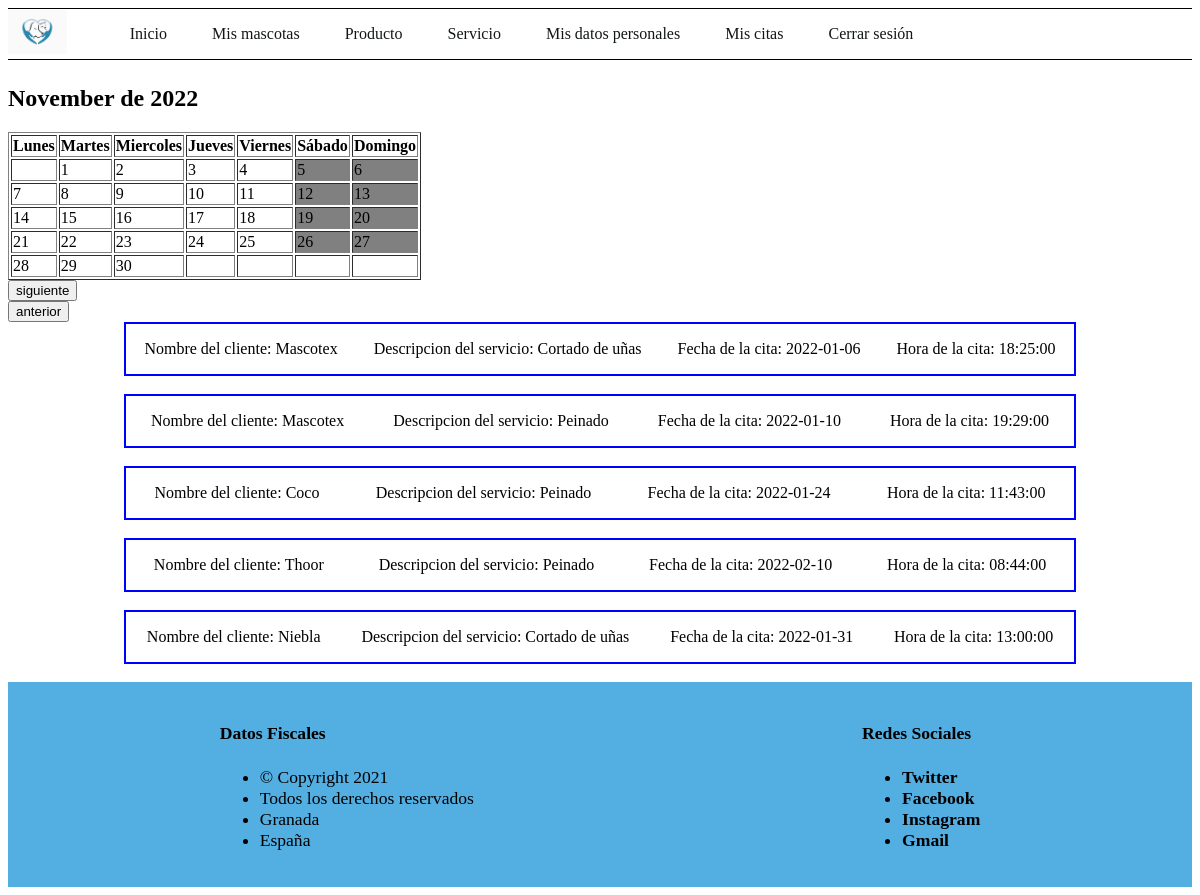
/Molina_Ruiz_Emilio/secciones/citas.php (signed in), run on the app's committed database.
### tables this page shows
CREATE TABLE `citas` (
  `cliente` bigint(20) UNSIGNED NOT NULL,
  `servicio` bigint(20) UNSIGNED NOT NULL,
  `fecha` date NOT NULL,
  `hora` time NOT NULL
);

CREATE TABLE `cliente` (
  `id` bigint(20) UNSIGNED NOT NULL,
  `tipo` varchar(50) NOT NULL,
  `nombre` varchar(50) NOT NULL,
  `edad` int(2) UNSIGNED NOT NULL,
  `dni_dueño` varchar(9) NOT NULL,
  `foto` varchar(200) NOT NULL
);

CREATE TABLE `servicio` (
  `id` bigint(20) UNSIGNED NOT NULL,
  `descripcion` varchar(200) NOT NULL,
  `duracion` int(6) NOT NULL,
  `precio` int(6) UNSIGNED NOT NULL
);

### Molina_Ruiz_Emilio/secciones/citas.php (the view, shortened to what this page needs)
<!DOCTYPE html>
<html lang="en">
<head>
    <link rel="stylesheet" href="../css/style.css">
</head>
<body>
    <header>
    <?php
            require_once("../funciones/funciones.php");
            $cone =conectar();
            echo crear_menu();
        ?>
    </header>
    <main>
    <?php
    if (isset($_COOKIE['Sesion_ejem'])) {
        if (!isset($_SESSION['nombre'])) {
            echo "<div class='sesion_inv'>Sesión inválida</div>";
            echo "<meta http-equiv='refresh' content='0;url= ./acceder.php'>";
        }elseif($_SESSION['nombre']!='admin') {
            $contador=0;
            $mes_hoy=date("n");
            $año_hoy=date("Y");
            $contadorDias=0;
            $valor_mes_antes=$mes_hoy-1;
            $valor_mes_despues=$mes_hoy+1;
            $primerDia=mktime(0,0,0,$mes_hoy,1,$año_hoy);
            $forma_mes=strftime("%B",$primerDia);
            $mayuscula=ucfirst($forma_mes);
            echo"<h2>$mayuscula de $año_hoy</h2>";
            $dias_semana=array("Lunes", "Martes", "Miercoles", "Jueves", "Viernes", "Sábado", "Domingo");
            echo"<table border><tr>";
            for ($i=0; $i < count($dias_semana); $i++) {
                echo"<th>$dias_semana[$i]</th>";
            }
            echo"</tr><tr>";
            $primerDia=mktime(0,0,0,$mes_hoy,1,$año_hoy);
            $primerDiames=date("N",$primerDia);
            $diasMes=date("t","$primerDia");
            for($i=1;$i<$primerDiames;$i++){
                echo"<td> </td>";
                $contador++;
            }
            $a=array();
            $a[0]=0;
            for($j=1;$j<=$diasMes;$j++){
                $contador++;
                if($contador%6===0 or $contador%7===0){
                    echo"<td class='finde'>$j</td>";
                }elseif(array_search($j,$a)!=null){
                    echo"<td class='dia_cit'>$j</td>";
                }else{
                    echo"<td>$j</td>";
                }
                if($contador%7===0){
                    echo"</tr><tr>";
                    $contador=0;
                }
            }
            if($contador%7!=0){
                while($contador!=7){
                    echo"<td> </td>";
                    $contador++;
                }
            }
            echo"</tr></table>";
            echo "<form action='#' method='post'>
                    <input type='hidden' name='valor' value='$valor_mes_despues'>
                    <input type='hidden' name='año' value='$año_hoy'>
                    <input type='hidden' name='dias_' value='$contadorDias'>
                    <input type='submit' name='siguiente' value='siguiente'>
                </form>";
            echo "<form action='#' method='post'>
                    <input type='hidden' name='valor' value='$valor_mes_antes'>
                    <input type='hidden' name='año' value='$año_hoy'>
                    <input type='hidden' name='dias_' value='$contadorDias'>
                    <input type='submit' name='anterior' value='anterior'>
                </form>";
            $mostrar_cit="select cliente.nombre, servicio.descripcion, citas.fecha , citas.hora, cliente.id cli, servicio.id serv
                                from cliente, servicio, citas
                                where cliente.id = citas.cliente and servicio.id = citas.servicio";
                $resultado= $cone->query($mostrar_cit);
                while ($citt= $resultado->fetch_array(MYSQLI_ASSOC)) {
                    echo " <div class='forma_cli'>
                                <p>Nombre del cliente: $citt[nombre]
                                <p>Descripcion del servicio: $citt[descripcion]
                                <p>Fecha de la cita: $citt[fecha]
                                <p>Hora de la cita: $citt[hora]";
                    echo "</div> <br>";
                }
        }
    }else {
        echo "<div class='sesion_inv'>Sesión inválida</div>";
    }
    ?>
    </main>
    <footer>
    <?php
            echo crear_pie();
        ?>
    </footer>
</body>
</html>

### Molina_Ruiz_Emilio/css/style.css (style rules this page uses)
main { width: 100%; }
footer { width: 100%; background-color: #53aee2 ; padding: 1em; font-size: 1.1rem; display: flex; justify-content: space-around; box-sizing: border-box; }
.forma_cli { border: 2px solid blue; width: 80%; display: flex; align-items: center; justify-content: space-around; margin: auto; }
.finde { background-color: gray; }

### data on the page
citas: cliente.nombre "Mascotex", servicio.descripcion "Cortado de uñas", fecha "2022-01-06", hora "18:25:00"
citas: cliente.nombre "Mascotex", servicio.descripcion "Peinado", fecha "2022-01-10", hora "19:29:00"
citas: cliente.nombre "Coco", servicio.descripcion "Peinado", fecha "2022-01-24", hora "11:43:00"
citas: cliente.nombre "Thoor", servicio.descripcion "Peinado", fecha "2022-02-10", hora "08:44:00"
citas: cliente.nombre "Niebla", servicio.descripcion "Cortado de uñas", fecha "2022-01-31", hora "13:00:00"

### other printed values
$mayuscula "November"
$año_hoy "2022"
$dias_semana[$i] "Lunes"
$dias_semana[$i] "Martes"
$dias_semana[$i] "Miercoles"
$dias_semana[$i] "Jueves"
$dias_semana[$i] "Viernes"
$dias_semana[$i] "Sábado"
$dias_semana[$i] "Domingo"
